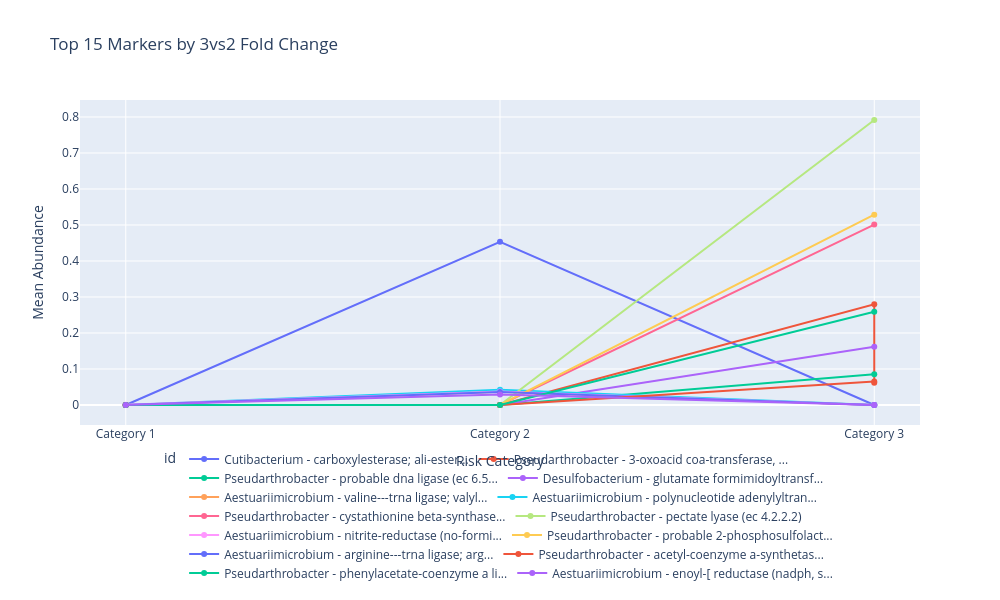

Notebook cell for this chart:
### Markdown cell above
# 4. Proteins 
## 4.1. Protein Abundance Trajectories across risk categories

### Code cell
import pandas as pd
import numpy as np
import plotly.express as px

def plot_fold_change_trajectories(marker_group, top_n=20, fold_change_type='3vs1'):
    """
    Creates a line chart showing protein abundance trajectories across risk categories,
    specifically for markers with significant fold changes.
    
    Parameters:
        marker_group: DataFrame containing marker data (any group, like balanced_markers)
        top_n: Number of top markers to display
        fold_change_type: Type of fold change to sort by ('3vs1', '3vs2', or '2vs1')
        
    Returns:
        Plotly figure object with the trajectory plot
    """
    # Make a copy to avoid modifying the original
    markers_df = marker_group.copy()
    
    # Ensure necessary columns exist
    required_cols = ['protein_name', 'Genus', 'mean_cat1', 'mean_cat2', 'mean_cat3']
    for col in required_cols:
        if col not in markers_df.columns:
            raise ValueError(f"Required column '{col}' not found in the data")
    
    # Calculate fold changes with pseudocounts if not already in the data
    min_threshold = 0.01  # Prevent extreme ratios
    
    if f'fold_change_{fold_change_type}' not in markers_df.columns:
        if fold_change_type == '3vs1':
            markers_df['fold_change_3vs1'] = (markers_df['mean_cat3'] + min_threshold) / (markers_df['mean_cat1'] + min_threshold)
            markers_df['log2fc_3vs1'] = np.log2(markers_df['fold_change_3vs1'])
        elif fold_change_type == '3vs2':
            markers_df['fold_change_3vs2'] = (markers_df['mean_cat3'] + min_threshold) / (markers_df['mean_cat2'] + min_threshold)
            markers_df['log2fc_3vs2'] = np.log2(markers_df['fold_change_3vs2'])
        elif fold_change_type == '2vs1':
            markers_df['fold_change_2vs1'] = (markers_df['mean_cat2'] + min_threshold) / (markers_df['mean_cat1'] + min_threshold)
            markers_df['log2fc_2vs1'] = np.log2(markers_df['fold_change_2vs1'])
    
    # Calculate pattern if not already in data
    if 'pattern' not in markers_df.columns:
        # Pattern is "increasing" if Cat1 < Cat2 < Cat3
        markers_df['is_increasing'] = (
            (markers_df['mean_cat1'] < markers_df['mean_cat2']) &
            (markers_df['mean_cat2'] < markers_df['mean_cat3'])
        )
        
        # Pattern is "decreasing" if Cat1 > Cat2 > Cat3
        markers_df['is_decreasing'] = (
            (markers_df['mean_cat1'] > markers_df['mean_cat2']) &
            (markers_df['mean_cat2'] > markers_df['mean_cat3'])
        )
        
        # Set pattern based on trajectory
        markers_df['pattern'] = 'other'
        markers_df.loc[markers_df['is_increasing'], 'pattern'] = 'increasing'
        markers_df.loc[markers_df['is_decreasing'], 'pattern'] = 'decreasing'
    
    # Sort by fold change magnitude (absolute value) for the specified comparison
    log2fc_col = f'log2fc_{fold_change_type}'
    markers_df['abs_log2fc'] = markers_df[log2fc_col].abs() if log2fc_col in markers_df.columns else 0
    
    # Select top markers by fold change magnitude
    top_markers = markers_df.sort_values('abs_log2fc', ascending=False).head(top_n)
    
    # Prepare data for trajectories
    trajectories = []
    for i, row in top_markers.iterrows():
        # Create shorter, more readable labels
        protein_name = row['protein_name']
        if isinstance(protein_name, str) and len(protein_name) > 30:
            protein_name = protein_name[:27] + "..."
        
        # Add genus for better identification
        label = f"{row['Genus']} - {protein_name}"
        
        # Get fold change and direction for hovering
        fold_change = row.get(f'fold_change_{fold_change_type}', 0)
        log2fc = row.get(log2fc_col, 0)
        
        # Create trajectory point
        trajectory = {
            'id': label,
            'Category 1': row['mean_cat1'],
            'Category 2': row['mean_cat2'],
            'Category 3': row['mean_cat3'],
            'pattern': row['pattern'],
            'fold_change': f"{fold_change:.2f}x",
            'log2fc': f"{log2fc:.2f}"
        }
        
        # Add combined score if available
        if 'combined_score' in row:
            trajectory['score'] = row['combined_score']
            
        trajectories.append(trajectory)
    
    # Convert to DataFrame
    traj_df = pd.DataFrame(trajectories)
    
    # Determine if we need the score column for hovering
    hover_data = ['pattern', 'fold_change', 'log2fc']
    if 'score' in traj_df.columns:
        hover_data.append('score')
    
    # Melt for plotting
    melted = pd.melt(
        traj_df,
        id_vars=['id'] + hover_data,
        value_vars=['Category 1', 'Category 2', 'Category 3'],
        var_name='category',
        value_name='abundance'
    )
    
    # Map categories to numeric values for plotting
    melted['category_num'] = melted['category'].map({
        'Category 1': 1,
        'Category 2': 2,
        'Category 3': 3
    })
    
    # Create line chart
    fig = px.line(
        melted,
        x='category_num',
        y='abundance',
        color='id',
        line_group='id',
        hover_data=hover_data,
        markers=True,
        title=f'Top {top_n} Markers by {fold_change_type} Fold Change',
        labels={'category_num': 'Risk Category', 'abundance': 'Mean Abundance'},
        height=600,
        width=1000
    )
    
    # Update x-axis
    fig.update_xaxes(
        tickvals=[1, 2, 3],
        ticktext=['Category 1', 'Category 2', 'Category 3']
    )
    
    # Place legend at the bottom of the chart
    fig.update_layout(
        legend=dict(
            orientation="h",  # horizontal orientation
            yanchor="bottom",
            y=-0.5,  # position below the plot
            xanchor="center",
            x=0.5  # centered horizontally
        ),
        margin=dict(
            b=150  # add bottom margin to accommodate the legend
        )
    )
    
    return fig

plot_fold_change_trajectories(high_synergy_markers, top_n=15, fold_change_type='3vs2')

### Figure 1 — Plotly figure (JSON) as saved in the notebook; plotly's stock layout.template omitted (floating-point values rounded to 4 significant figures)
{"data": [{"customdata": [["increasing", "0.00x", "-10.00", 44.76], ["increasing", "0.00x", "-10.00", 44.76], ["increasing", "0.00x", "-10.00", 44.76]], "hovertemplate": "id=Cutibacterium - carboxylesterase; ali-ester...<br>Risk Category=%{x}<br>Mean Abundance=%{y}<br>pattern=%{customdata[0]}<br>fold_change=%{customdata[1]}<br>log2fc=%{customdata[2]}<br>score=%{customdata[3]}<extra></extra>", "legendgroup": "Cutibacterium - carboxylesterase; ali-ester...", "line": {"color": "#636efa", "dash": "solid"}, "marker": {"symbol": "circle"}, "mode": "lines+markers", "name": "Cutibacterium - carboxylesterase; ali-ester...", "orientation": "v", "showlegend": true, "type": "scatter", "x": [1, 2, 3], "xaxis": "x", "y": [0, 0.4532, 0], "yaxis": "y"}, {"customdata": [["increasing", "27967.83x", "10.00", 49.68], ["increasing", "6207.38x", "10.00", 49.68], ["increasing", "27967.83x", "10.00", 49.68], ["increasing", "6207.38x", "10.00", 49.68], ["increasing", "27967.83x", "10.00", 49.68], ["increasing", "6207.38x", "10.00", 49.68]], "hovertemplate": "id=Pseudarthrobacter - 3-oxoacid coa-transferase, ...<br>Risk Category=%{x}<br>Mean Abundance=%{y}<br>pattern=%{customdata[0]}<br>fold_change=%{customdata[1]}<br>log2fc=%{customdata[2]}<br>score=%{customdata[3]}<extra></extra>", "legendgroup": "Pseudarthrobacter - 3-oxoacid coa-transferase, ...", "line": {"color": "#EF553B", "dash": "solid"}, "marker": {"symbol": "circle"}, "mode": "lines+markers", "name": "Pseudarthrobacter - 3-oxoacid coa-transferase, ...", "orientation": "v", "showlegend": true, "type": "scatter", "x": [1, 1, 2, 2, 3, 3], "xaxis": "x", "y": [0, 0, 0, 0, 0.2797, 0.06206], "yaxis": "y"}, {"customdata": [["increasing", "8520.16x", "10.00", 54.09], ["increasing", "8520.16x", "10.00", 54.09], ["increasing", "8520.16x", "10.00", 54.09]], "hovertemplate": "id=Pseudarthrobacter - probable dna ligase (ec 6.5...<br>Risk Category=%{x}<br>Mean Abundance=%{y}<br>pattern=%{customdata[0]}<br>fold_change=%{customdata[1]}<br>log2fc=%{customdata[2]}<br>score=%{customdata[3]}<extra></extra>", "legendgroup": "Pseudarthrobacter - probable dna ligase (ec 6.5...", "line": {"color": "#00cc96", "dash": "solid"}, "marker": {"symbol": "circle"}, "mode": "lines+markers", "name": "Pseudarthrobacter - probable dna ligase (ec 6.5...", "orientation": "v", "showlegend": true, "type": "scatter", "x": [1, 2, 3], "xaxis": "x", "y": [0, 0, 0.08519], "yaxis": "y"}, {"customdata": [["increasing", "16176.89x", "10.00", 47.85], ["increasing", "16176.89x", "10.00", 47.85], ["increasing", "16176.89x", "10.00", 47.85]], "hovertemplate": "id=Desulfobacterium - glutamate formimidoyltransf...<br>Risk Category=%{x}<br>Mean Abundance=%{y}<br>pattern=%{customdata[0]}<br>fold_change=%{customdata[1]}<br>log2fc=%{customdata[2]}<br>score=%{customdata[3]}<extra></extra>", "legendgroup": "Desulfobacterium - glutamate formimidoyltransf...", "line": {"color": "#ab63fa", "dash": "solid"}, "marker": {"symbol": "circle"}, "mode": "lines+markers", "name": "Desulfobacterium - glutamate formimidoyltransf...", "orientation": "v", "showlegend": true, "type": "scatter", "x": [1, 2, 3], "xaxis": "x", "y": [0, 0, 0.1618], "yaxis": "y"}, {"customdata": [["increasing", "0.00x", "-10.00", 48.82], ["increasing", "0.00x", "-10.00", 48.82], ["increasing", "0.00x", "-10.00", 48.82]], "hovertemplate": "id=Aestuariimicrobium - valine---trna ligase; valyl...<br>Risk Category=%{x}<br>Mean Abundance=%{y}<br>pattern=%{customdata[0]}<br>fold_change=%{customdata[1]}<br>log2fc=%{customdata[2]}<br>score=%{customdata[3]}<extra></extra>", "legendgroup": "Aestuariimicrobium - valine---trna ligase; valyl...", "line": {"color": "#FFA15A", "dash": "solid"}, "marker": {"symbol": "circle"}, "mode": "lines+markers", "name": "Aestuariimicrobium - valine---trna ligase; valyl...", "orientation": "v", "showlegend": true, "type": "scatter", "x": [1, 2, 3], "xaxis": "x", "y": [0.0001709, 0.03671, 0], "yaxis": "y"}, {"customdata": [["increasing", "0.00x", "-10.00", 49.66], ["increasing", "0.00x", "-10.00", 49.66], ["increasing", "0.00x", "-10.00", 49.66]], "hovertemplate": "id=Aestuariimicrobium - polynucleotide adenylyltran...<br>Risk Category=%{x}<br>Mean Abundance=%{y}<br>pattern=%{customdata[0]}<br>fold_change=%{customdata[1]}<br>log2fc=%{customdata[2]}<br>score=%{customdata[3]}<extra></extra>", "legendgroup": "Aestuariimicrobium - polynucleotide adenylyltran...", "line": {"color": "#19d3f3", "dash": "solid"}, "marker": {"symbol": "circle"}, "mode": "lines+markers", "name": "Aestuariimicrobium - polynucleotide adenylyltran...", "orientation": "v", "showlegend": true, "type": "scatter", "x": [1, 2, 3], "xaxis": "x", "y": [0.0002587, 0.04212, 0], "yaxis": "y"}, {"customdata": [["increasing", "50122.94x", "10.00", 49.68], ["increasing", "50122.94x", "10.00", 49.68], ["increasing", "50122.94x", "10.00", 49.68]], "hovertemplate": "id=Pseudarthrobacter - cystathionine beta-synthase...<br>Risk Category=%{x}<br>Mean Abundance=%{y}<br>pattern=%{customdata[0]}<br>fold_change=%{customdata[1]}<br>log2fc=%{customdata[2]}<br>score=%{customdata[3]}<extra></extra>", "legendgroup": "Pseudarthrobacter - cystathionine beta-synthase...", "line": {"color": "#FF6692", "dash": "solid"}, "marker": {"symbol": "circle"}, "mode": "lines+markers", "name": "Pseudarthrobacter - cystathionine beta-synthase...", "orientation": "v", "showlegend": true, "type": "scatter", "x": [1, 2, 3], "xaxis": "x", "y": [0, 0, 0.5012], "yaxis": "y"}, {"customdata": [["increasing", "79167.40x", "10.00", 49.68], ["increasing", "79167.40x", "10.00", 49.68], ["increasing", "79167.40x", "10.00", 49.68]], "hovertemplate": "id=Pseudarthrobacter - pectate lyase (ec 4.2.2.2)<br>Risk Category=%{x}<br>Mean Abundance=%{y}<br>pattern=%{customdata[0]}<br>fold_change=%{customdata[1]}<br>log2fc=%{customdata[2]}<br>score=%{customdata[3]}<extra></extra>", "legendgroup": "Pseudarthrobacter - pectate lyase (ec 4.2.2.2)", "line": {"color": "#B6E880", "dash": "solid"}, "marker": {"symbol": "circle"}, "mode": "lines+markers", "name": "Pseudarthrobacter - pectate lyase (ec 4.2.2.2)", "orientation": "v", "showlegend": true, "type": "scatter", "x": [1, 2, 3], "xaxis": "x", "y": [0, 0, 0.7917], "yaxis": "y"}, {"customdata": [["increasing", "0.00x", "-10.00", 51.68], ["increasing", "0.00x", "-10.00", 51.68], ["increasing", "0.00x", "-10.00", 51.68]], "hovertemplate": "id=Aestuariimicrobium - nitrite-reductase (no-formi...<br>Risk Category=%{x}<br>Mean Abundance=%{y}<br>pattern=%{customdata[0]}<br>fold_change=%{customdata[1]}<br>log2fc=%{customdata[2]}<br>score=%{customdata[3]}<extra></extra>", "legendgroup": "Aestuariimicrobium - nitrite-reductase (no-formi...", "line": {"color": "#FF97FF", "dash": "solid"}, "marker": {"symbol": "circle"}, "mode": "lines+markers", "name": "Aestuariimicrobium - nitrite-reductase (no-formi...", "orientation": "v", "showlegend": true, "type": "scatter", "x": [1, 2, 3], "xaxis": "x", "y": [0.0004227, 0.03719, 0], "yaxis": "y"}, {"customdata": [["increasing", "52869.53x", "10.00", 49.68], ["increasing", "52869.53x", "10.00", 49.68], ["increasing", "52869.53x", "10.00", 49.68]], "hovertemplate": "id=Pseudarthrobacter - probable 2-phosphosulfolact...<br>Risk Category=%{x}<br>Mean Abundance=%{y}<br>pattern=%{customdata[0]}<br>fold_change=%{customdata[1]}<br>log2fc=%{customdata[2]}<br>score=%{customdata[3]}<extra></extra>", "legendgroup": "Pseudarthrobacter - probable 2-phosphosulfolact...", "line": {"color": "#FECB52", "dash": "solid"}, "marker": {"symbol": "circle"}, "mode": "lines+markers", "name": "Pseudarthrobacter - probable 2-phosphosulfolact...", "orientation": "v", "showlegend": true, "type": "scatter", "x": [1, 2, 3], "xaxis": "x", "y": [0, 0, 0.5287], "yaxis": "y"}, {"customdata": [["increasing", "0.00x", "-10.00", 50.76], ["increasing", "0.00x", "-10.00", 50.76], ["increasing", "0.00x", "-10.00", 50.76]], "hovertemplate": "id=Aestuariimicrobium - arginine---trna ligase; arg...<br>Risk Category=%{x}<br>Mean Abundance=%{y}<br>pattern=%{customdata[0]}<br>fold_change=%{customdata[1]}<br>log2fc=%{customdata[2]}<br>score=%{customdata[3]}<extra></extra>", "legendgroup": "Aestuariimicrobium - arginine---trna ligase; arg...", "line": {"color": "#636efa", "dash": "solid"}, "marker": {"symbol": "circle"}, "mode": "lines+markers", "name": "Aestuariimicrobium - arginine---trna ligase; arg...", "orientation": "v", "showlegend": true, "type": "scatter", "x": [1, 2, 3], "xaxis": "x", "y": [0.0001707, 0.03605, 0], "yaxis": "y"}, {"customdata": [["increasing", "6552.31x", "10.00", 49.68], ["increasing", "6552.31x", "10.00", 49.68], ["increasing", "6552.31x", "10.00", 49.68]], "hovertemplate": "id=Pseudarthrobacter - acetyl-coenzyme a-synthetas...<br>Risk Category=%{x}<br>Mean Abundance=%{y}<br>pattern=%{customdata[0]}<br>fold_change=%{customdata[1]}<br>log2fc=%{customdata[2]}<br>score=%{customdata[3]}<extra></extra>", "legendgroup": "Pseudarthrobacter - acetyl-coenzyme a-synthetas...", "line": {"color": "#EF553B", "dash": "solid"}, "marker": {"symbol": "circle"}, "mode": "lines+markers", "name": "Pseudarthrobacter - acetyl-coenzyme a-synthetas...", "orientation": "v", "showlegend": true, "type": "scatter", "x": [1, 2, 3], "xaxis": "x", "y": [0, 0, 0.06551], "yaxis": "y"}, {"customdata": [["increasing", "25882.41x", "10.00", 49.68], ["increasing", "25882.41x", "10.00", 49.68], ["increasing", "25882.41x", "10.00", 49.68]], "hovertemplate": "id=Pseudarthrobacter - phenylacetate-coenzyme a li...<br>Risk Category=%{x}<br>Mean Abundance=%{y}<br>pattern=%{customdata[0]}<br>fold_change=%{customdata[1]}<br>log2fc=%{customdata[2]}<br>score=%{customdata[3]}<extra></extra>", "legendgroup": "Pseudarthrobacter - phenylacetate-coenzyme a li...", "line": {"color": "#00cc96", "dash": "solid"}, "marker": {"symbol": "circle"}, "mode": "lines+markers", "name": "Pseudarthrobacter - phenylacetate-coenzyme a li...", "orientation": "v", "showlegend": true, "type": "scatter", "x": [1, 2, 3], "xaxis": "x", "y": [0, 0, 0.2588], "yaxis": "y"}, {"customdata": [["increasing", "0.00x", "-10.00", 51.49], ["increasing", "0.00x", "-10.00", 51.49], ["increasing", "0.00x", "-10.00", 51.49]], "hovertemplate": "id=Aestuariimicrobium - enoyl-[ reductase (nadph, s...<br>Risk Category=%{x}<br>Mean Abundance=%{y}<br>pattern=%{customdata[0]}<br>fold_change=%{customdata[1]}<br>log2fc=%{customdata[2]}<br>score=%{customdata[3]}<extra></extra>", "legendgroup": "Aestuariimicrobium - enoyl-[ reductase (nadph, s...", "line": {"color": "#ab63fa", "dash": "solid"}, "marker": {"symbol": "circle"}, "mode": "lines+markers", "name": "Aestuariimicrobium - enoyl-[ reductase (nadph, s...", "orientation": "v", "showlegend": true, "type": "scatter", "x": [1, 2, 3], "xaxis": "x", "y": [0.0001496, 0.02928, 0], "yaxis": "y"}], "layout": {"height": 600, "legend": {"orientation": "h", "title": {"text": "id"}, "tracegroupgap": 0, "x": 0.5, "xanchor": "center", "y": -0.5, "yanchor": "bottom"}, "margin": {"b": 150}, "title": {"text": "Top 15 Markers by 3vs2 Fold Change"}, "width": 1000, "xaxis": {"anchor": "y", "domain": [0, 1], "ticktext": ["Category 1", "Category 2", "Category 3"], "tickvals": [1, 2, 3], "title": {"text": "Risk Category"}}, "yaxis": {"anchor": "x", "domain": [0, 1], "title": {"text": "Mean Abundance"}}}}
